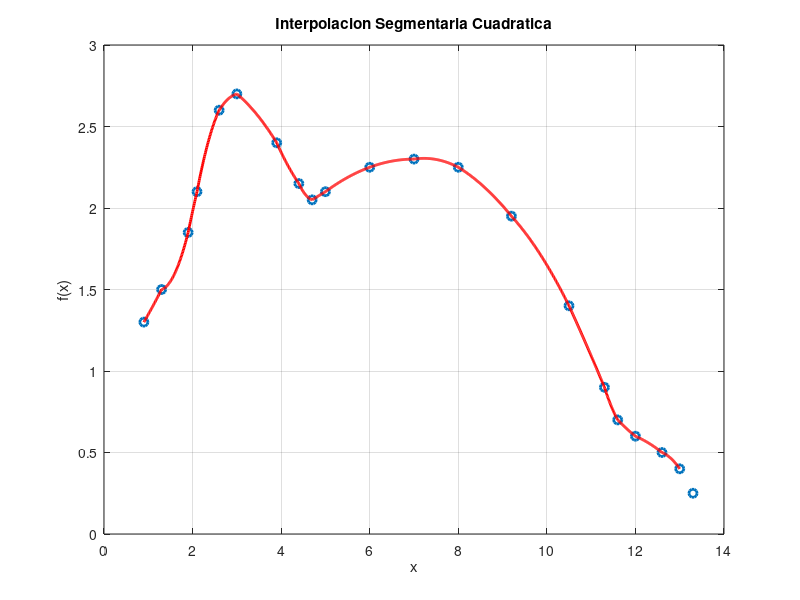
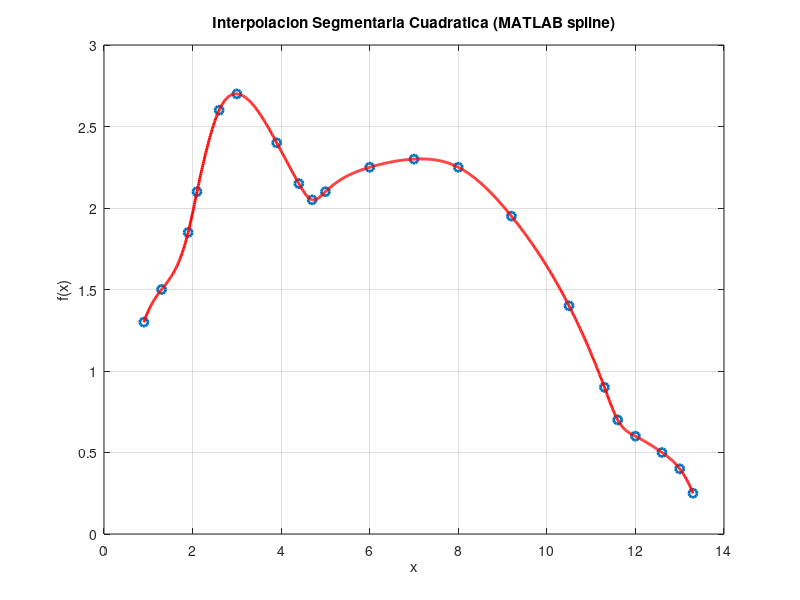

MATLAB code for these plots, in order:
clear;
close all;
clc;

xt=[0.9, 1.3, 1.9, 2.1, 2.6, 3.0, 3.9, 4.4, 4.7, 5.0, 6.0, 7.0, 8.0,...
    9.2, 10.5, 11.3, 11.6, 12.0, 12.6, 13.0, 13.3];
f_x=[1.3, 1.5, 1.85, 2.1, 2.6, 2.7, 2.4, 2.15, 2.05, 2.1, 2.25, 2.3, ...
    2.25, 1.95, 1.4, 0.9, 0.7, 0.6, 0.5, 0.4, 0.25];

plot(xt,f_x,'o','LineWidth',2);
title('Interpolacion Segmentaria Cuadratica');
xlabel('x');
ylabel('f(x)');
grid on;

len = length(xt);

for n = 1:len-2
    x0 = xt(n);     y0 = f_x(n);
    x1 = xt(n+1);   y1 = f_x(n+1);
    x2 = xt(n+2);   y2 = f_x(n+2);
    
    A = [x0^2 x0 1;
         x1^2 x1 1;
         x2^2 x2 1];
    coef = A\[y0; y1; y2];
    
    a = coef(1);
    b = coef(2);
    c = coef(3);
    
    x = x0:0.01:x1;
    fx_ = a*x.^2 + b*x + c;
    
    hold on;
    plot(x,fx_,'r','Linewidth',2);
    
    pause(1);
end
figure;
plot(xt,f_x,'o','LineWidth',2);
title('Interpolacion Segmentaria Cuadratica (MATLAB spline)');
xlabel('x');
ylabel('f(x)');
grid on;
axis = ([0 14 0 2]);
hold on;

x_dense = xt(1):0.01:xt(end);
f_spline = spline(xt, f_x, x_dense);

plot(x_dense, f_spline, 'r', 'LineWidth',2);
